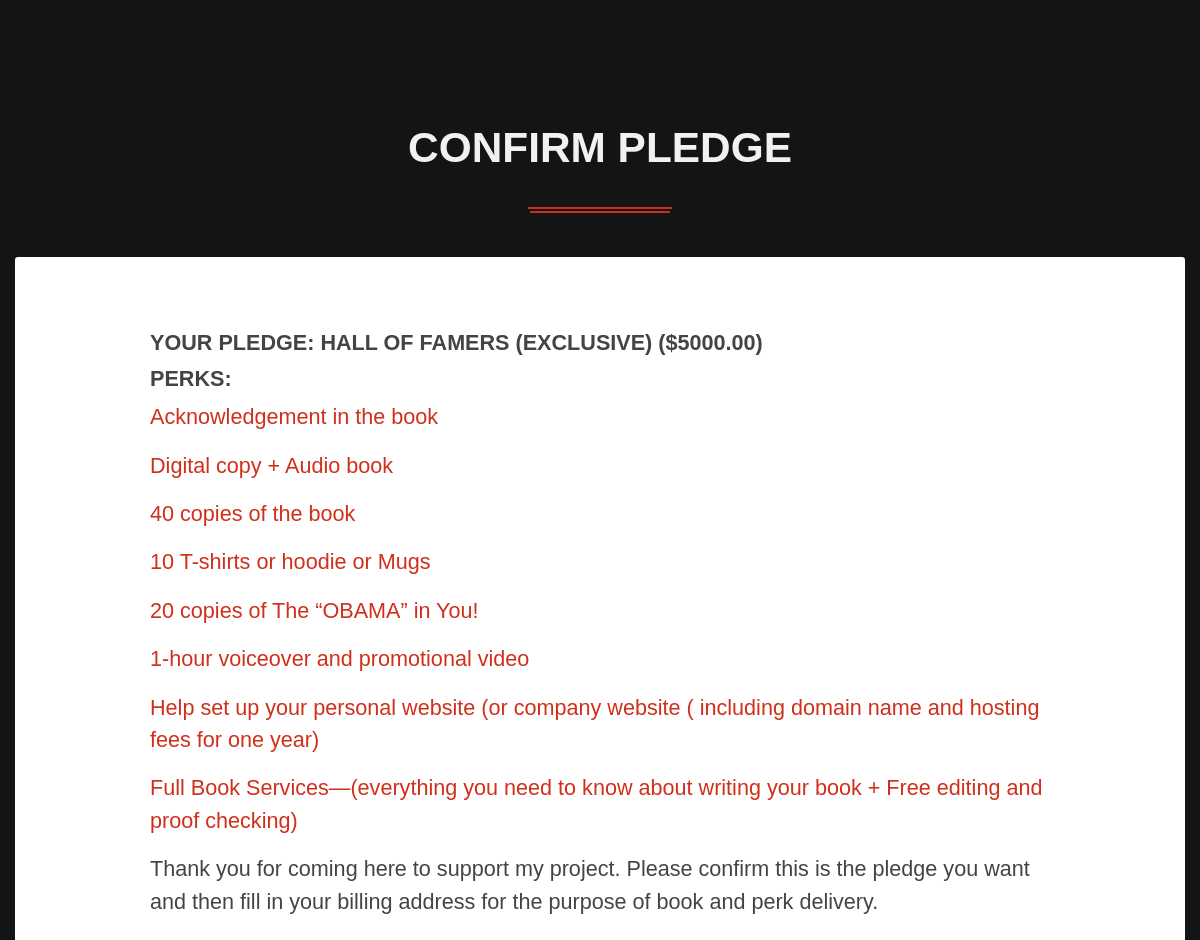
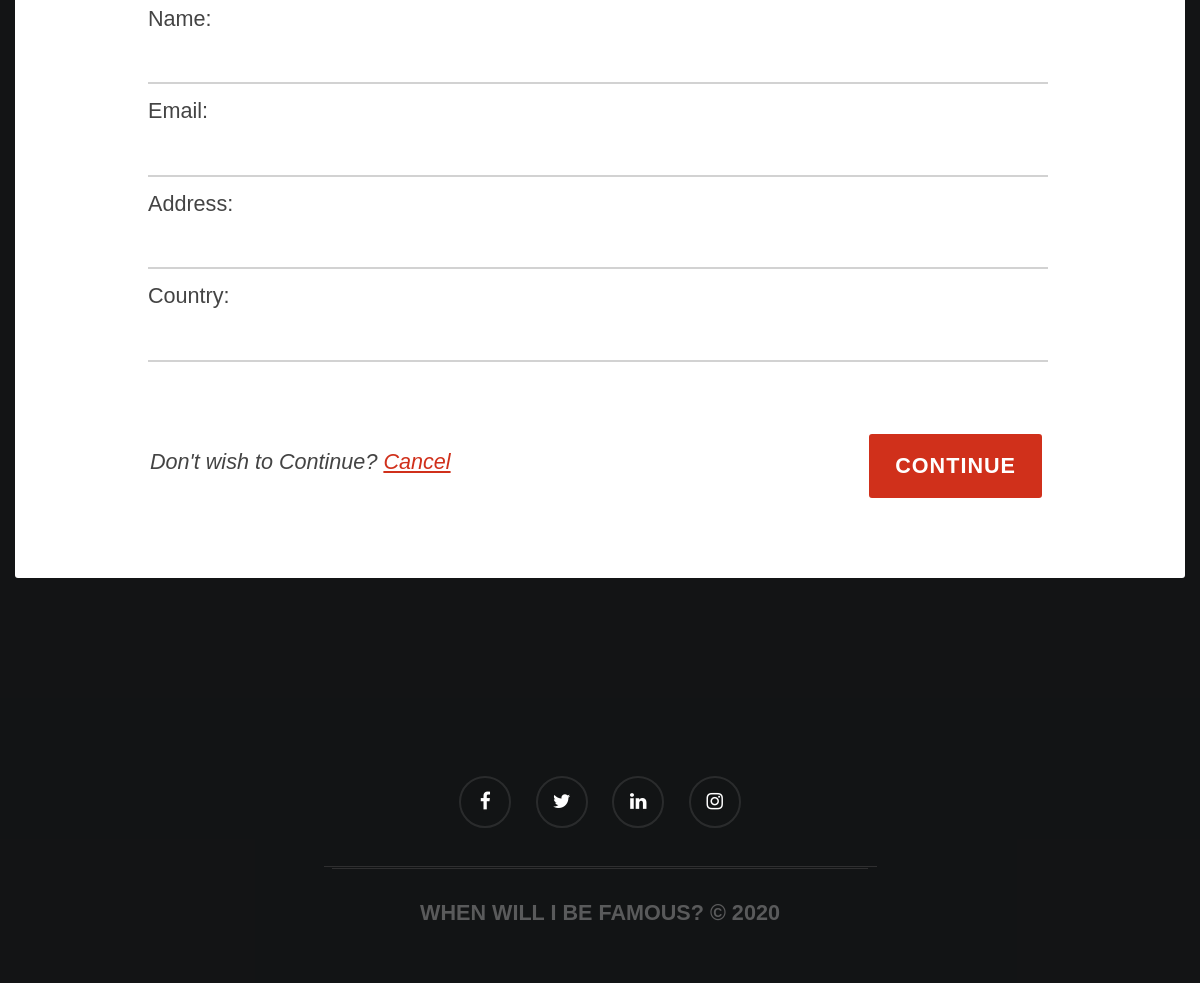
Page /9/ on the committed database (2 pictures, top to bottom).
### crowdfund/models.py (models this page shows, shortened)
class Reward(models.Model):
	name = models.CharField(max_length=255)
	amount = models.DecimalField(max_digits=8, decimal_places=2)

class Perk(models.Model):
	description = models.CharField(max_length=255)
	reward = models.ForeignKey(Reward, on_delete=models.CASCADE, related_name='perks')
	created = models.DateTimeField(auto_now=True)
	def __str__(self):
		return self.description

### crowdfund/views.py (the view)
# urls.py: path('<int:id>/', reward, name='reward'),
def reward(request, id):
	reward = get_object_or_404(Reward, id=id)
	if request.method == 'POST':
		form = OrderCreateForm(request.POST)
		if form.is_valid():
			order = form.save(commit=False)
			order.reward = reward
			order.save()
			request.session['order_id'] = order.id
			return redirect(reverse('payment_process'))
	else:
		form = OrderCreateForm()
	return render(request,
				  'reward.html',
				  {'form': form, 'reward': reward})

### crowdfund/forms.py
class OrderCreateForm(forms.ModelForm):
    class Meta:
        model = Order
        fields = ['name', 'email', 'address', 'country']

### templates/reward.html (shortened to what this page needs)
{% extends "base.html" %}
{% load static %}
{% block content %}
<div class="crowdfund-body-background">
</div>
<section class="crowdfund-section">
    <div class="crowdfund-section-content">
        <div class="crowdfund-limit-width">
            <div class="crowdfund-title">
                <h2>Confirm Pledge</h2>
                <div class="crowdfund-underline"></div>
            </div>
            <div class="crowdfund-post crowdfund-block-light">
                <div class="crowdfund-post-container-big crowdfund-text-large">
                    <div class="crowdfund-limit-width crowdfund-900">
                        <h5>Your pledge: {{ reward.name }} (${{ reward.amount }})</h5>
                        <h5>Perks:</h5>
                        {% for perk in reward.perks.all %}
                        <p class="fg-color-red">{{ perk }}</p>
                        {% endfor %}
                        <p>
                            Thank you for coming here to support my project. Please confirm this is the pledge you want and then fill in your billing address for the purpose of book and perk delivery.
                        </p>
                        <br>
                        <form id="pledgeform" action="" method="post"> {% csrf_token %}
                            <div class="crowdfund-table crowdfund-table-contacts">
                                <div class="crowdfund-row">
                                    <div class="crowdfund-col crowdfund-col-12">
                                        {{ form }}
                                    </div>
                                </div>
                            </div>
                            <div class="crowdfund-table crowdfund-content-footer">
                                <div class="crowdfund-column crowdfund-fullwidth">
                                    <p class="italic">Don't wish to Continue? <a href="{% url 'home' %}">Cancel</a></p>
                                </div>
                                <div class="crowdfund-column">
                                    <button class="crowdfund-button crowdfund-mobile-fullwidth" type="submit">Continue</button>
                                </div>
                            </div>
                        </form>
                    </div>
                </div>
            </div>
        </div>
    </div>
</section>
{% endblock %}

### rows in the picture
Reward: name "HALL OF FAMERS (EXCLUSIVE)", amount "5000.00"
Perk: description "Acknowledgement in the book"
Perk: description "Digital copy + Audio book"
Perk: description "40 copies of the book"
Perk: description "10 T-shirts or hoodie or Mugs"
Perk: description "20 copies of The “OBAMA” in You!"
Perk: description "1-hour voiceover and promotional video"
Perk: description "Help set up your personal website (or company website ( including domain name and hosting fees for one year)"
Perk: description "Full Book Services—(everything you need to know about writing your book + Free editing and proof checking)"
